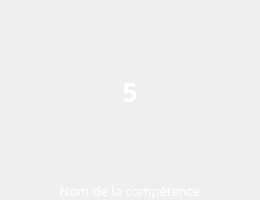
<?xml version="1.0" encoding="UTF-8"?>
<ui version="4.0">
 <class>W_Skill</class>
 <widget class="QWidget" name="W_Skill">
  <property name="geometry">
   <rect>
    <x>0</x>
    <y>0</y>
    <width>260</width>
    <height>200</height>
   </rect>
  </property>
  <property name="sizePolicy">
   <sizepolicy hsizetype="Expanding" vsizetype="Expanding">
    <horstretch>0</horstretch>
    <verstretch>0</verstretch>
   </sizepolicy>
  </property>
  <property name="windowTitle">
   <string>Form</string>
  </property>
  <layout class="QVBoxLayout" name="verticalLayout_2" stretch="1,1">
   <property name="spacing">
    <number>0</number>
   </property>
   <property name="leftMargin">
    <number>0</number>
   </property>
   <property name="topMargin">
    <number>0</number>
   </property>
   <property name="rightMargin">
    <number>0</number>
   </property>
   <property name="bottomMargin">
    <number>0</number>
   </property>
   <item>
    <layout class="QVBoxLayout" name="verticalLayout" stretch="0">
     <item>
      <widget class="QLabel" name="unlockPoints">
       <property name="sizePolicy">
        <sizepolicy hsizetype="Minimum" vsizetype="Minimum">
         <horstretch>0</horstretch>
         <verstretch>0</verstretch>
        </sizepolicy>
       </property>
       <property name="font">
        <font>
         <family>Segoe UI Black</family>
         <pointsize>20</pointsize>
         <weight>75</weight>
         <italic>false</italic>
         <bold>true</bold>
        </font>
       </property>
       <property name="styleSheet">
        <string notr="true">QLabel{
	color:#FFFFFF;
}</string>
       </property>
       <property name="text">
        <string>5</string>
       </property>
       <property name="alignment">
        <set>Qt::AlignCenter</set>
       </property>
      </widget>
     </item>
    </layout>
   </item>
   <item>
    <widget class="QLabel" name="name">
     <property name="sizePolicy">
      <sizepolicy hsizetype="Minimum" vsizetype="Maximum">
       <horstretch>0</horstretch>
       <verstretch>0</verstretch>
      </sizepolicy>
     </property>
     <property name="font">
      <font>
       <family>MV Boli</family>
       <pointsize>10</pointsize>
      </font>
     </property>
     <property name="styleSheet">
      <string notr="true">QLabel{
	color:#FFFFFF;
}</string>
     </property>
     <property name="text">
      <string>Nom de la compétence</string>
     </property>
     <property name="scaledContents">
      <bool>false</bool>
     </property>
     <property name="alignment">
      <set>Qt::AlignCenter</set>
     </property>
     <property name="margin">
      <number>10</number>
     </property>
    </widget>
   </item>
  </layout>
 </widget>
 <resources/>
 <connections/>
</ui>
